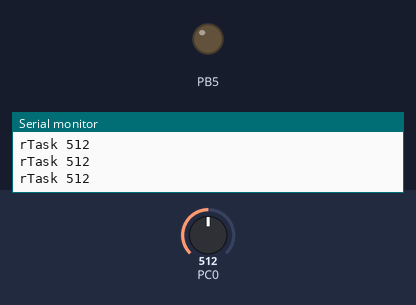
The program below on a simulated ATmega328P, built with avr-gcc and emulated at 16 MHz. On the bench: output pins drawn as LEDs (lit = HIGH), the last lines printed to the serial monitor. Inputs (shaded band) come from the test bench; at power-on: PC0 = 512.

Above: at 2.8 s.
2.9 s: PC0 set to 0
At 3.7 s:
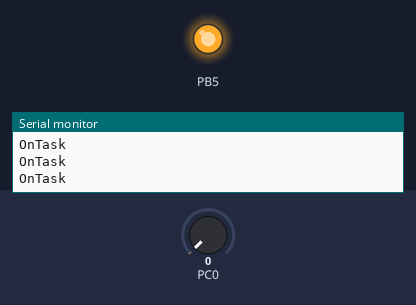
5.4 s: PC0 set to 17
Timing chart, 0 to 14.3 s (numbered marks = the images above; inputs shaded):
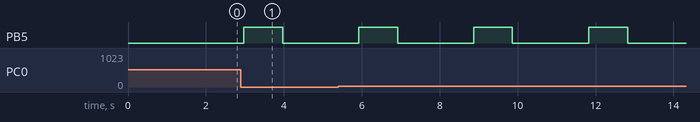

The program:

main.c
```c
#ifndef F_CPU
#define F_CPU 16000000
#endif

#include <stdio.h>
#include <avr/io.h>
#include <avr/interrupt.h>
#include <util/delay.h>

#include "scheduler.h"
#include "util.h"
#include "gpio.h"
#include "adc.h"

void onTask(void);
void offTask(void);
void rTask(void);
void qTask(void);

volatile int *semaphore;
volatile int sem;

int main (void)
{
	consoleDisplay();
	pinConfig(13,OUTPUT);

	sem = 1;
	semaphore = &sem;

	OSinit();

	createTask(&onTask, 20, 150, "onTask");
	createTask(&rTask, 1, 150, "rTask");
	createTask(&qTask, 12, 150, "qTask");
	createTask(&offTask, 2, 150, "offTask");

	OSlaunch(ROUNDROBIN);

	return 0;
}

void onTask(void)
{

	while (1)
	{
		pinWrite(13,1);
		printf("\nOnTask");
	}
}

void offTask(void)
{
	static int i = 0;
	int y;
	while (1)
	{
		y = FIFOput(i);
		printf("\nOfftask %d", y);
		i += 1;
		pinWrite(13,0);
	}
}

void rTask()
{
	int y;
	while (1)
	{
		y = adcRead(0);
		printf("\nrTask %d", y);
	}
}

void qTask()
{
	int x;
	while (1)
	{
		x = FIFOget();
		printf("\nqTask %d", x);
	}
}
```

adc.h
```c
/*
 * adc.h
 *
 * Created: 06-06-2020 12:43:00
 *  Author: Deepen
 */


#ifndef ADC_H_
#define ADC_H_

void adcInit();
int adcRead(int c);


#endif /* ADC_H_ */
```

scheduler.h
```c
extern void timerInit(void);
extern void OSinit(void);
extern void OSlaunch(uint8_t);
extern void createTask(void(*fPointer)(void), uint8_t priority, uint16_t stSize, char *id);
extern void OSwait(volatile int *s);
extern void OSsignal(volatile int *s);
extern void OSsuspend(void);
extern void FIFOinit(void);
extern int FIFOput(int data);
extern int FIFOget(void);

#define USER_STACK_SPACE RAMEND - 100

#define TRUE	1
#define FALSE	0

#define READY 		0X00
#define WAIT		0X02

#define HEAD		0x03

#define ROUNDROBIN		0x50
#define RMS				0x51
#define PRIORITYBASED	0x52

#define FIFOSIZE 100

typedef struct taskTCB taskTCB;

struct taskTCB{

	void (*fnPtr)(void);
	volatile int *blocked;
	uint16_t sP;
	uint8_t priority;
	char neverRun ;
	taskTCB *next;
	char *id;
	uint8_t status;
};

#define loadStackPointer() \
asm volatile (  "lds    r26, currSp     \n\t"   \
"lds    r27, currSp + 1 \n\t"   \
"ld     r28, x+         \n\t"   \
"out    __SP_L__, r28   \n\t"   \
"ld     r29, x+         \n\t"   \
"out    __SP_H__, r29   \n\t"   \
);

#define saveContext()	\
asm volatile ( 	"push	r0		\n\t"	\
"in	r0, __SREG__	\n\t"	\
"cli			\n\t"	\
"push	r0		\n\t"	\
"push	r1		\n\t"	\
"push	r2		\n\t"	\
"push	r3		\n\t"	\
"push	r4		\n\t"	\
"push	r5		\n\t"	\
"push	r6		\n\t"	\
"push	r7		\n\t"	\
"push	r8		\n\t"	\
"push	r9		\n\t"	\
"push	r10		\n\t"	\
"push	r11		\n\t"	\
"push	r12		\n\t"	\
"push	r13		\n\t"	\
"push	r14		\n\t"	\
"push	r15		\n\t"	\
"push	r16		\n\t"	\
"push	r17		\n\t"	\
"push	r18		\n\t"	\
"push	r19		\n\t"	\
"push	r20		\n\t"	\
"push	r21		\n\t"	\
"push	r22		\n\t"	\
"push	r23		\n\t"	\
"push	r24		\n\t"	\
"push	r25		\n\t"	\
"push	r26		\n\t"	\
"push	r27		\n\t"	\
"push	r28		\n\t"	\
"push	r29		\n\t"	\
"push	r30		\n\t"	\
"push	r31		\n\t"	\
"lds	r26, currSp	\n\t"	\
"lds	r27, currSp + 1	\n\t"	\
"in 	r0, 0x3d	\n\t"	\
"st	x+, r0		\n\t"	\
"in 	r0, 0x3e	\n\t"	\
"st	x+, r0		\n\t"	\
);

#define restoreContext()\
asm volatile ( 	"lds 	r26, currSp	\n\t"	\
"lds	r27, currSp + 1	\n\t"	\
"ld	r28, x+		\n\t"	\
"out	__SP_L__, r28	\n\t"	\
"ld	r29, x+		\n\t"	\
"out	__SP_H__, r29	\n\t"	\
"pop	r31		\n\t"	\
"pop	r30		\n\t"	\
"pop	r29		\n\t"	\
"pop	r28		\n\t"	\
"pop	r27		\n\t"	\
"pop	r26		\n\t"	\
"pop	r25		\n\t"	\
"pop	r24		\n\t"	\
"pop	r23		\n\t"	\
"pop	r22		\n\t"	\
"pop	r21		\n\t"	\
"pop	r20		\n\t"	\
"pop	r19		\n\t"	\
"pop	r18		\n\t"	\
"pop	r17		\n\t"	\
"pop	r16		\n\t"	\
"pop	r15		\n\t"	\
"pop	r14		\n\t"	\
"pop	r13		\n\t"	\
"pop	r12		\n\t"	\
"pop	r11		\n\t"	\
"pop	r10		\n\t"	\
"pop	r9		\n\t"	\
"pop	r8		\n\t"	\
"pop	r7		\n\t"	\
"pop	r6		\n\t"	\
"pop	r5		\n\t"	\
"pop	r4		\n\t"	\
"pop	r3		\n\t"	\
"pop	r2		\n\t"	\
"pop	r1		\n\t"	\
"pop	r0		\n\t"	\
"out 	__SREG__, r0	\n\t"	\
"pop	r0		\n\t"	\
);
```

timer.h
```c
/*
 * IncFile1.h
 *
 * Created: 24-05-2020 21:10:22
 *  Author: Deepen
 */


#ifndef INCFILE1_H_
#define INCFILE1_H_

void SysTickConfig(int);

#endif /* INCFILE1_H_ */
```

util.h
```c
/*
 * util.h
 *
 * Created: 27-05-2020 17:14:34
 *  Author: Deepen
 */


#ifndef UTIL_H_
#define UTIL_H_

extern void consoleDisplay ( void );

#endif /* UTIL_H_ */
```

adc.c
```c
/*
 * adc.c
 *
 * Created: 06-06-2020 12:44:31
 *  Author: Deepen
 */

#include "adc.h"
#include <avr/io.h>
#include <util/delay.h>

void adcInit()
{
	ADCSRA = 0x87;
	ADMUX = 0x40;
}

int adcRead(int channel)
{
	int aHigh, aLow;
	ADMUX = ADMUX | (channel & 0x0f);
	ADCSRA |= (1<<ADSC);
	while((ADCSRA & (1<<ADIF)) == 0);
	_delay_us(10);
	aLow = (int) ADCL;
	aHigh = (int)ADCH*256;
	aHigh = aLow + aHigh;
	return aHigh;
}
```

scheduler.c
```c
#ifndef F_CPU
#define F_CPU 16000000
#endif

#include <stdio.h>
#include <avr/interrupt.h>
#include <string.h>
#include <stdlib.h>
#include <util/delay.h>

#include "scheduler.h"
#include "adc.h"

uint16_t stackUsed;
uint16_t mainSp;
uint16_t *currSp;

uint8_t tasksCreated, schedulerType;

volatile int *currSize;
volatile int currentSize;

taskTCB *head, *runPt, *tempPt;
taskTCB *newTask, *t;

int FIFO[FIFOSIZE];
uint8_t putI, getI;

void TIMER1_COMPA_vect (void) __attribute__ ((signal,naked));
void taskScheduler(void) __attribute__((naked));

void timerInit(void)
{
	TCCR1B |= (1<<WGM12) | (1<<CS12);
	TIMSK1 |= (1 << OCIE1A);
	OCR1A = 61500;
}

void TIMER1_COMPA_vect ( void )
{
	saveContext();
	taskScheduler();
	currSp = &(runPt->sP);
	loadStackPointer();

	if(runPt->neverRun == TRUE)
	{
		sei();
		runPt->neverRun = FALSE;
		runPt->fnPtr();
	}
	else
	{
		restoreContext();
		asm volatile ("reti");
	}
}

void OSinit(void)
{
	cli();
	timerInit();
	adcInit();
	head->next = NULL;
	head->status = HEAD;
	runPt = head;
	stackUsed = 0;
	tasksCreated = 0;
	FIFOinit();
}

void OSlaunch(uint8_t schType)
{
	currSp = &mainSp;
	schedulerType = schType;
	printf("Starting scheduler with %d tasks\n", tasksCreated);
	_delay_ms(2000);
	sei();
	while(1)
	{
		printf("Scheduler running\n");
	}

}

void createTask(void(*fPtr)(void), uint8_t priority, uint16_t stack_size, char *name)
{
	tasksCreated += 1;
	newTask = (taskTCB *)malloc(sizeof(taskTCB));
	newTask->fnPtr = fPtr;
	newTask->priority = priority;
	newTask->neverRun = TRUE;
	newTask->status = READY;
	newTask->sP = USER_STACK_SPACE - stackUsed;
	stackUsed += stack_size;
	newTask->id = name;
	newTask->blocked = NULL;

	newTask->next = head->next;
	head->next = newTask;
}

void taskScheduler(void)
{
	if(runPt->status == HEAD)
	{
		runPt = runPt->next;

	}
	else if(runPt->next == NULL)
	{
		runPt = head->next;
	}
	else
	{
		runPt = runPt->next;
	}

	while(runPt->blocked != NULL)
		runPt = runPt->next;

	asm volatile("ret");
}

void OSsuspend(void)
{
	TIMER1_COMPA_vect();
}

void OSwait(volatile int *s)
{
	cli();
	(*s)--;
	if((*s) < 0)
	{
		runPt->blocked = s;
		sei();
		OSsuspend();
	}
	sei();
}

void OSsignal(volatile int *s)
{
	taskTCB *temp;
	cli();
	(*s)++;
	if((*s) < 0)
	{
		temp = head->next;
		while(temp->blocked != s)
		{
			temp = temp->next;
		}
		temp->blocked = NULL;
	}
	sei();
}

void FIFOinit()
{

	currentSize = 0;
	currSize = &currentSize;
	putI = 0;
	getI = 0;
}


int FIFOput(int data)
{
	if((*currSize) >= FIFOSIZE)
		return -1;
	else
	{
		FIFO[putI] = data;
		putI = (putI + 1) % FIFOSIZE;
		OSsignal(currSize);
		return 0;
	}
}

int FIFOget()
{
	int data;
	OSwait(currSize);
	data = FIFO[getI];
	getI = (getI + 1) % FIFOSIZE;
	return data;
}
```

timer.c
```c
/*
 * timer.c
 *
 * Created: 24-05-2020 21:19:37
 *  Author: Deepen
 * OCR = [(clkSpeed/preScaler)*t] - 1
 */
#include "timer.h"
#include <avr/interrupt.h>
```

util.c
```c
/*
 * util.c
 *
 * Created: 27-05-2020 17:13:51
 *  Author: Deepen
 */

#include <stdio.h>
#include <avr/io.h>

#ifndef F_CPU
#define F_CPU 16000000UL
#endif

#ifndef BAUD
#define BAUD 9600
#endif

int uart_putch (char ch, FILE *stream);
int uart_getch (FILE *stream);

FILE uart_str = FDEV_SETUP_STREAM (uart_putch, uart_getch, _FDEV_SETUP_RW);

void uart_init(void)
{
	UBRR0H = (((F_CPU/BAUD)/16)-1)>>8;
	UBRR0L = (((F_CPU/BAUD)/16)-1);
	UCSR0B = (1<<RXEN0)|(1<<TXEN0);
	UCSR0C = (1<<UCSZ01)|(1<<UCSZ00);
}

void ansi_clear_screen ( void )
{
	putchar(27);
	putchar('[');
	putchar('H');
	putchar(27);
	putchar('[');
	putchar('J');
}

void ansi_me(void)
{
	putchar(27);
	putchar('[');
	putchar('0');
	putchar('m');
}

void uart_flush ( void )
{
	unsigned char dummy;
	while (UCSR0A & (1<<RXC0))
	dummy =  UDR0;
}

int uart_putch ( char ch, FILE *stream )
{
	if(ch == '\n')
	uart_putch('\r', stream);
	while(!(UCSR0A & (1<<UDRE0)));
	UDR0 = ch;
	return 0;
}

int uart_getch(FILE *stream)
{
	unsigned char ch = '\0';
	while (!(UCSR0A & (1<<RXC0)));
	ch = UDR0;

	return ch;
}

void consoleDisplay(void)
{
	stdout = stdin = &uart_str;
	uart_init();
	ansi_me();
	ansi_clear_screen();
	ansi_me();
	ansi_clear_screen();
	uart_flush();
}
```

gpio.h
```c
#include <avr/io.h>

#define INPUT 0
#define OUTPUT 1

void pinConfig(int, int);
void pinWrite(int, int);
int pinRead(int);
```

gpio.c
```c
#include "gpio.h"

void pinConfig(int pin, int io)
{
	if((pin>=0)&&(pin<=7))
	{
		if(io == OUTPUT)
		{
			DDRD |= (1<<pin);
		}

		if(io == INPUT)
		{
			DDRD &=~ (1<<pin);
		}
	}

	else if ((pin>=8)&&(pin<=13))
	{
		if(io == OUTPUT)
		{
			DDRB |= (1<<(pin-8));
		}

		if(io == INPUT)
		{
			DDRB &=~ (1<<(pin-8));
		}
	}
}

void pinWrite(int pin, int val)
{
	if((pin>=0)&&(pin<=7))
	{
		if (val > 0)
		{
			PORTD |= (1<<pin);
		}

		if (val == 0)
		{
			PORTD &=~ (1<<pin);
		}
	}

	if ((pin>=8)&&(pin<=13))
	{
		if (val > 0)
		{
			PORTB |= (1<<(pin-8));
		}

		if (val == 0)
		{
			PORTB &=~ (1<<(pin-8));
		}
	}
}

int pinRead(int pin)
{
	if((pin>=0)&&(pin<=7))
	{
		return (PIND && (1<<(pin-8)));
	}

	else if((pin>=8)&&(pin<=13))
	{
		return (PINB && (1<<(pin-8)));
	}
	else return -1;

}	
```

Measured:
- by itself, PB5: alternates HIGH for 0.99 s and LOW for 2.0 s
